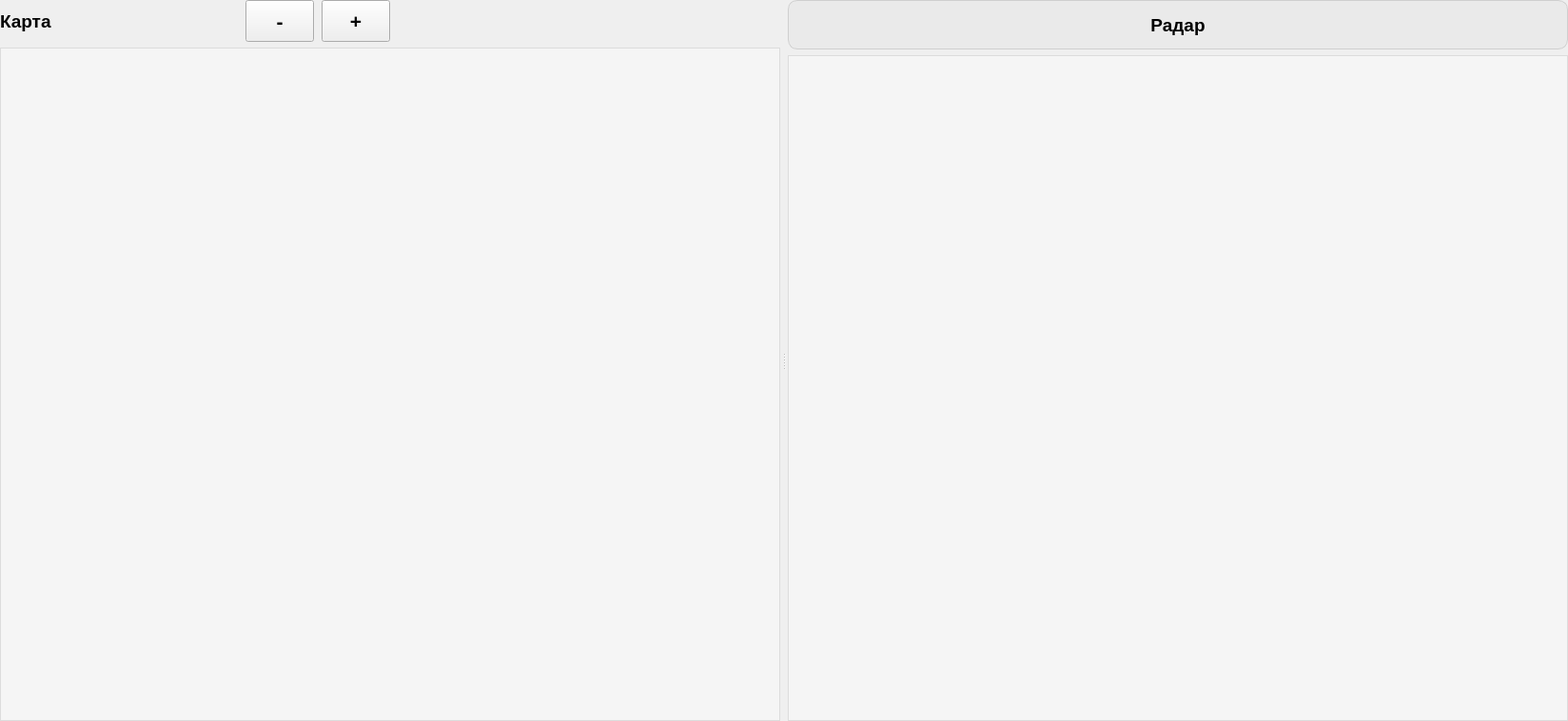
    <widget class="QSplitter" name="driveSplitter">
     <property name="orientation">
      <enum>Qt::Horizontal</enum>
     </property>
     <property name="opaqueResize">
      <bool>true</bool>
     </property>
     <property name="handleWidth">
      <number>8</number>
     </property>
     <widget class="QWidget" name="driveLeftPanel">
      <layout class="QVBoxLayout" name="driveLeftLayout">
       <property name="spacing">
        <number>6</number>
       </property>
       <property name="leftMargin">
        <number>0</number>
       </property>
       <property name="topMargin">
        <number>0</number>
       </property>
       <property name="rightMargin">
        <number>0</number>
       </property>
       <property name="bottomMargin">
        <number>0</number>
       </property>
       <item>
        <layout class="QHBoxLayout" name="driveHeaderLayoutV">
         <property name="spacing">
          <number>8</number>
         </property>
         <item>
          <widget class="QLabel" name="lblDriveMapTitle">
           <property name="font">
            <font>
             <pointsize>14</pointsize>
             <weight>75</weight>
             <bold>true</bold>
            </font>
           </property>
           <property name="text">
            <string>Карта</string>
           </property>
          </widget>
         </item>
         <item>
          <spacer name="driveRow2SpacerFill">
           <property name="orientation">
            <enum>Qt::Horizontal</enum>
           </property>
           <property name="sizeHint" stdset="0">
            <size>
             <width>10</width>
             <height>10</height>
            </size>
           </property>
          </spacer>
         </item>
         <item>
          <layout class="QHBoxLayout" name="driveZoomRowCentered">
           <property name="spacing">
            <number>8</number>
           </property>
           <item>
            <widget class="QToolButton" name="btnZoomOut">
             <property name="minimumSize">
              <size>
               <width>72</width>
               <height>44</height>
              </size>
             </property>
             <property name="font">
              <font>
               <pointsize>16</pointsize>
               <weight>75</weight>
               <bold>true</bold>
              </font>
             </property>
             <property name="toolTip">
              <string>Отдалить карту</string>
             </property>
             <property name="text">
              <string>-</string>
             </property>
            </widget>
           </item>
           <item>
            <widget class="QToolButton" name="btnZoomIn">
             <property name="minimumSize">
              <size>
               <width>72</width>
               <height>44</height>
              </size>
             </property>
             <property name="font">
              <font>
               <pointsize>16</pointsize>
               <weight>75</weight>
               <bold>true</bold>
              </font>
             </property>
             <property name="toolTip">
              <string>Приблизить карту</string>
             </property>
             <property name="text">
              <string>+</string>
             </property>
            </widget>
           </item>
           <item>
            <spacer name="zoomSpacerLeft2">
             <property name="orientation">
              <enum>Qt::Horizontal</enum>
             </property>
             <property name="sizeHint" stdset="0">
              <size>
               <width>410</width>
               <height>0</height>
              </size>
             </property>
            </spacer>
           </item>
          </layout>
         </item>
        </layout>
       </item>
       <item>
        <widget class="QGraphicsView" name="mapViewDrive">
         <property name="sizePolicy">
          <sizepolicy hsizetype="Expanding" vsizetype="Expanding">
           <horstretch>1</horstretch>
           <verstretch>1</verstretch>
          </sizepolicy>
         </property>
         <property name="minimumSize">
          <size>
           <width>820</width>
           <height>700</height>
          </size>
         </property>
         <property name="styleSheet">
          <string notr="true">background:#f5f5f5; border:1px solid #dcdcdc;</string>
         </property>
        </widget>
       </item>
      </layout>
     </widget>
     <widget class="QWidget" name="driveRightPanel">
      <layout class="QVBoxLayout" name="driveRightLayout">
       <property name="spacing">
        <number>6</number>
       </property>
       <property name="leftMargin">
        <number>0</number>
       </property>
       <property name="topMargin">
        <number>0</number>
       </property>
       <property name="rightMargin">
        <number>0</number>
       </property>
       <property name="bottomMargin">
        <number>0</number>
       </property>
       <item>
        <widget class="QPushButton" name="btnVideoMode">
         <property name="minimumSize">
          <size>
           <width>160</width>
           <height>52</height>
          </size>
         </property>
         <property name="font">
          <font>
           <pointsize>14</pointsize>
           <weight>75</weight>
           <bold>true</bold>
          </font>
         </property>
         <property name="toolTip">
          <string>Нажми, чтобы переключить на «Камера»</string>
         </property>
         <property name="styleSheet">
          <string notr="true">background:#eaeaea; border:1px solid #cfcfcf; border-radius:10px; padding:6px 12px;</string>
         </property>
         <property name="text">
          <string>Радар</string>
         </property>
         <property name="checkable">
          <bool>true</bool>
         </property>
         <property name="checked">
          <bool>false</bool>
         </property>
        </widget>
       </item>
       <item>
        <widget class="QGraphicsView" name="radarViewDrive">
         <property name="sizePolicy">
          <sizepolicy hsizetype="Expanding" vsizetype="Expanding">
           <horstretch>1</horstretch>
           <verstretch>1</verstretch>
          </sizepolicy>
         </property>
         <property name="minimumSize">
          <size>
           <width>820</width>
           <height>700</height>
          </size>
         </property>
         <property name="styleSheet">
          <string notr="true">background:#f5f5f5; border:1px solid #dcdcdc;</string>
         </property>
        </widget>
       </item>
      </layout>
     </widget>
    </widget>
